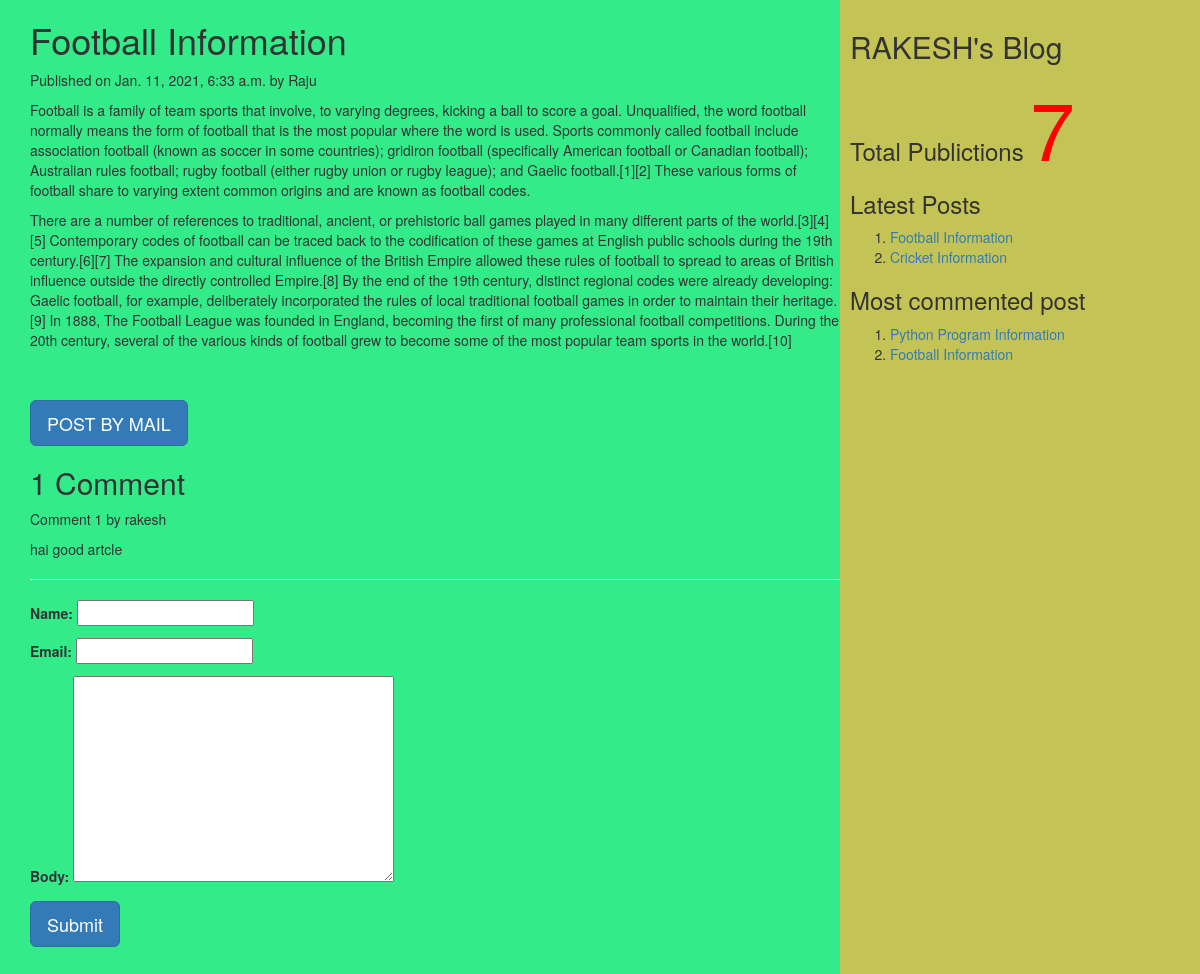
/2021/01/11/football-information, run on the app's committed database.
### myApp/models.py (models this page shows, shortened)
class Post(models.Model):
          tags=TaggableManager()
          STATUS_CHOICES=(('draft','Draft'),('published','Published'))
          title=models.CharField(max_length=256)
          slug=models.SlugField(max_length=264,unique_for_date='publish')
          author=models.ForeignKey(User,related_name='blog_posts',on_delete= models.CASCADE)
          body=models.TextField()
          publish=models.DateTimeField(default=timezone.now)
          created=models.DateTimeField(auto_now_add=True)
          updated=models.DateTimeField(auto_now=True)
          status= models.CharField(max_length=10,choices=STATUS_CHOICES,default='draft')
          objects=CustomManager()
          class Meta:
                ordering=('-publish',)
          def get_absolute_url(self):
                return reverse('post_detail',args=[self.publish.year,self.publish.strftime('%m'),self.publish.strftime('%d'),self.slug])

class Comment(models.Model):
    post=models.ForeignKey(Post,related_name="comments",on_delete=models.CASCADE)
    name=models.CharField(max_length=50)
    email=models.EmailField()
    body=models.TextField()
    created=models.DateTimeField(auto_now_add=True)
    updated=models.DateTimeField(auto_now=True)
    active=models.BooleanField(default=True)
    class Meta:
        ordering=('created',)

### myApp/views.py (the view, shortened to what this page needs)
# urls.py: url(r'(?P<year>\d{4})/(?P<month>\d{2})/(?P<day>\d{2})/(?P<post>[-\w]+)',views.post_detail_view,name='post_detail'),
def post_detail_view(request,year,month,day,post):
    post=get_object_or_404(Post,slug=post,publish__year=year,publish__month=month,publish__day=day)
    comments=post.comments.filter(active=True)
    csubmit=False
    form=CommentForm()
    d={'post':post,'form':form,'csubmit':csubmit,'comments':comments}
    return render(request,'myApp/post_detail.html',d)

### myApp/forms.py
class CommentForm(forms.ModelForm):
    class Meta:
        model=Comment
        fields=('name','email','body')

### myApp/models.py (called while the page is built)
    def get_queryset(self):
        return super().get_queryset().filter(status='published')

### myApp/templatetags/mytags.py (called while the page is built)
@register.simple_tag
def total_posts():
    return Post.objects.count()

@register.inclusion_tag('myApp/latest_post.html')
def show_latest_posts(count=3):
    latest_posts=Post.objects.order_by('-publish')[:count]
    return {'latest_posts':latest_posts}

@register.simple_tag
def get_most_commented_posts(count=2):
    return Post.objects.annotate(total_comments=Count('comments')).order_by('-total_comments')[:count]

### templates/myApp/post_detail.html (shortened to what this page needs)
<html>
    {%extends 'myApp/parent.html'%}
        {%block content_block%}
        <h1>{{post.title}}</h1>
        <p>Published on {{post.publish}} by {{post.author|title}}</p>
        {{post.body|linebreaks}} <br><br>
        <a href="/{{post.id}}/share" class='btn btn-lg btn-primary'>POST BY MAIL</a>
        {%with comments.count as comments_count%}
        <h2>{{comments_count}} Comment{{comments_count|pluralize}}</h2>
        {%endwith%}
        {%if comments%}
         {%for c in comments%}
         <p>Comment {{forloop.counter}} by {{c.name}}</p>
        <div>{{c.body|linebreaks}}</div>
        <hr>
        {%endfor%}
        {%else%}
         <p style="color:blue;font-size:30px;font-style:bold;border-bottom:1px red solid;">There are no comments</p>
        {%endif%}
         {%if csubmit%}
         <h2>Thank you..Your comment has been added successfully!!</h2>
         {%else%}
         <form  method="post">
           {{form.as_p}}
           <input type="submit" class='btn btn-lg btn-primary' value="Submit">
         </form>
         {%endif%}
        {%endblock%}

### templates/myApp/parent.html (shortened to what this page needs)
<html>
{%load mytags%}
    <head>
        <link rel="stylesheet" href="https://maxcdn.bootstrapcdn.com/bootstrap/3.3.7/css/bootstrap.min.css">
    </head>
    <body>
        <div class="content" style="width:70%;float:left;background-color:#34eb89;height:500%;padding:0 0 0 30px">
              {%block content_block%}
              {%endblock%}
        </div>
        <div class="sidebar" style="width:30%;float:right;background-color:#c4c456;height:500%;padding:10px">
            <h2>RAKESH's Blog</h2>
            <h3>Total Publictions
              <span style="color:red;font-size:80px">
              {%total_posts%}</span>
              <h3>Latest Posts</h3>
              {% show_latest_posts 2 %}
              <h3>Most commented post</h3>
              {%get_most_commented_posts as m%}
              <ol>
                {%for post in m%}
                <li><a href="{{post.get_absolute_url}}">{{post.title}}</a></li>
                {%endfor%}
              </ol>
            </h3>
        </div>
    </body>
</html>

### templates/myApp/latest_post.html
<!DOCTYPE html>
<html lang="en" dir="ltr">
  <body>
    <ol>
    {%for post in latest_posts%}
    <li><a href="{{post.get_absolute_url}}">{{post.title}}</a></li>
    {%endfor%}
    </ol>
  </body>
</html>

### data on the page
Post: title "Football Information", publish "Jan. 11, 2021, 6:33 a.m.", author "Raju", body "Football is a family of team sports that involve, to varying degrees, kicking a ball to score a goal. Unqualified, the word football normally means the form of football that is the most popular where the word is used. Sports commonly called football include association football (known as soccer in some countries); gridiron football (specifically American football or Canadian football); Australian rules football; rugby football (either rugby union or rugby league); and Gaelic football.[1][2] These various forms of football share to varying extent common origins and are known as football codes. There are a number of references to traditional, ancient, or prehistoric ball games played in many…"
Comment: name "rakesh", body "hai good artcle"
Post: title "Cricket Information"
Post: title "Python Program Information"

### other printed values
{{ comments_count }} "1"
